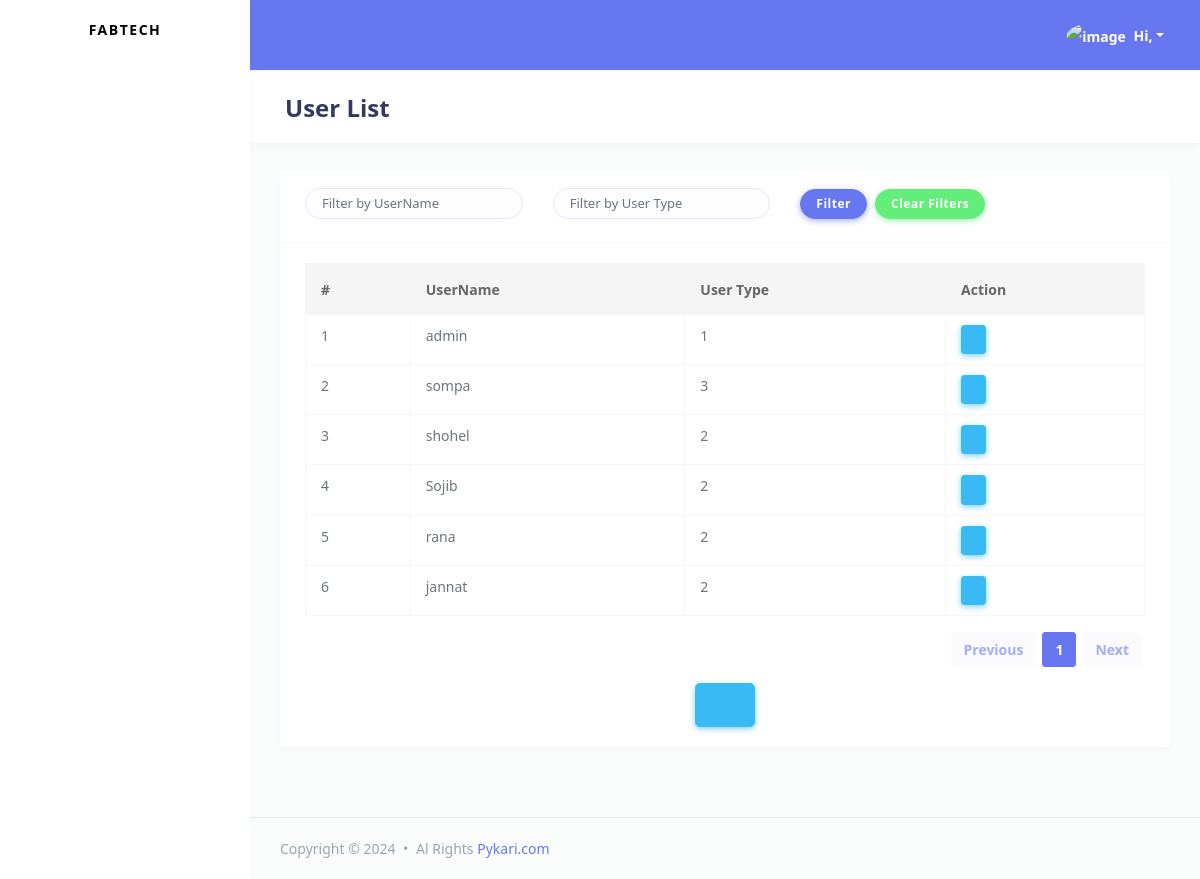
/user-list/, run on the app's committed database.
### accounts/models.py (models this page shows)
class User(AbstractUser):
    user_type_choices = (
        ('1', "Admin"),
        ('2', "Planning"),
        ('3', "Yarn Store"),
        ('4', "Fabric Store"),
        ('5', "Floor")
    )
    user_type = models.CharField(max_length=120, choices=user_type_choices, default='1')

### accounts/authViews.py (the view)
# urls.py: path('user-list/',authViews.user_list.as_view(),name='user_list'),
class user_list(ListView):
    model = User
    template_name = 'accounts/auth/user-list.html'
    paginate_by=15
    def get_queryset(self):
        filter_username = self.request.GET.get('username', '')
        filter_user_type = self.request.GET.get('user_type', '')
        queryset = User.objects.all()
        if filter_username:
            queryset = queryset.filter(username__icontains=filter_username)
        if filter_user_type:
            queryset = queryset.filter(user_type__icontains=filter_user_type)
        return queryset

### accounts/templates/accounts/auth/user-list.html (shortened to what this page needs)
{% extends "accounts/master/base.html" %}
{% block page_title %}
    User List
{% endblock page_title %}
{% block page_body %}
<div class="card">
    <div class="card-header">
        <form method="GET">
            <div class="row">
                <div class="col mb-2">
                    <input type="text" name="username" class="form-control form-control-lg" placeholder="Filter by UserName" value="{{ request.GET.username }}">
                </div>
                <div class="col mb-2">
                    <input type="text" name="user_type" class="form-control form-control-lg" placeholder="Filter by User Type" value="{{ request.GET.user_type }}">
                </div>
                <div class="col mb-2 d-flex align-items-end">
                    <button type="submit" class="btn btn-primary">Filter</button>
                    <a href="{% url 'user_list' %}" class="btn btn-success mx-2">Clear Filters</a>
                </div>
            </div>
        </form>
    </div>
    <div class="card-body">
        <div class="table-responsive">
            <table class="table table-bordered table-md">
                <thead>
                    <tr>
                        <th>#</th>
                        <th>UserName</th>
                        <th>User Type</th>
                        <th>Action</th>
                    </tr>
                </thead>
                <tbody>
                    {% for user in user_list %}
                        <tr>
                            <td>{{ forloop.counter }}</td>
                            <td>{{ user.username }}</td>
                            <td>{{ user.user_type }}</td>
                            <td>
                                <a href="" class="btn btn-info btn-sm d-inline-block">
                                    <i class="fas fa-eye"></i>
                                </a>
                            </td>
                        </tr>
                    {% empty %}
                        <tr>
                            <td colspan="7" class="text-center">No User found.</td>
                        </tr>
                    {% endfor %}
                </tbody>
            </table>
        </div>
        {% include "accounts/master/pagination.html" %}
        <div class="text-center">
            <a href="{% url 'singup' %}" class="btn btn-info btn-lg align-items-center">
                <i class="fas fa-plus-circle fs-3 me-2"></i>
            </a>
        </div>
    </div>
</div>
{% endblock page_body %}

### data on the page
User: username "admin", user_type "1"
User: username "sompa", user_type "3"
User: username "shohel", user_type "2"
User: username "Sojib", user_type "2"
User: username "rana", user_type "2"
User: username "jannat", user_type "2"

### other printed values
{{ i }} "1"
